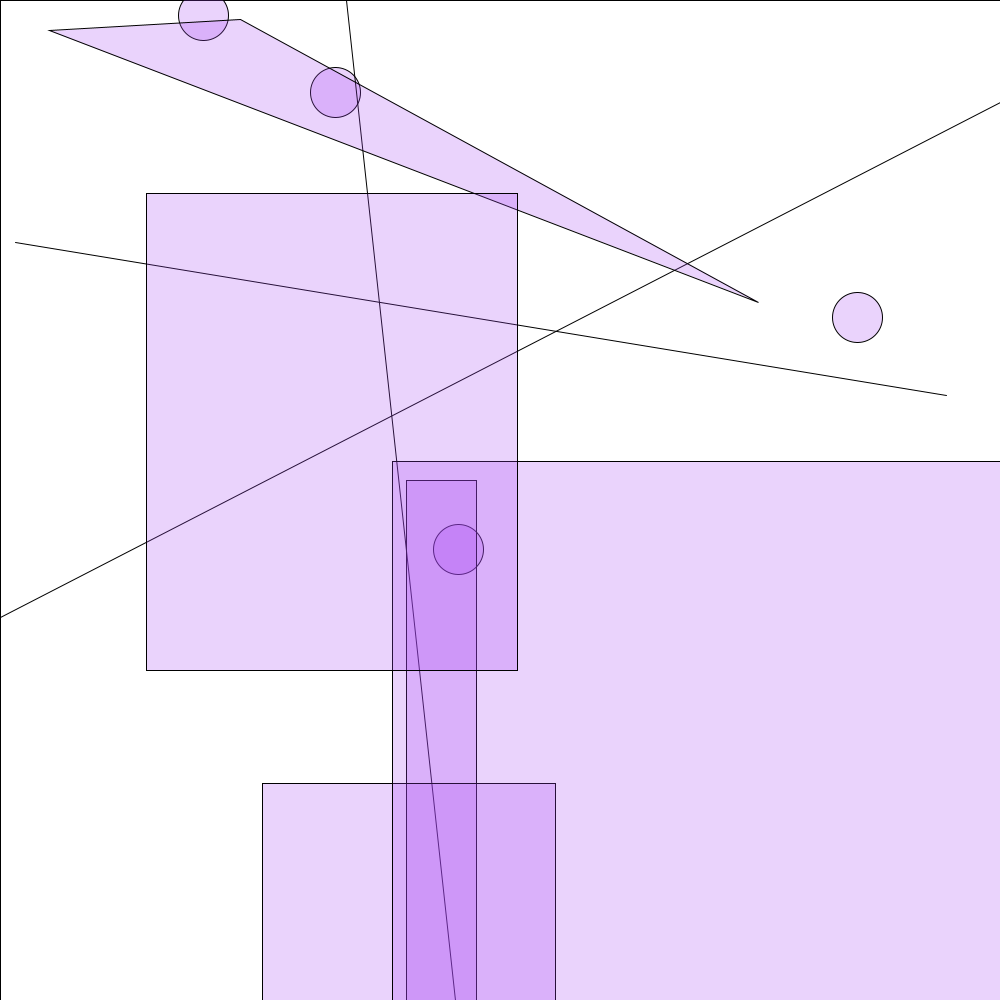
Frame 1 (no input)
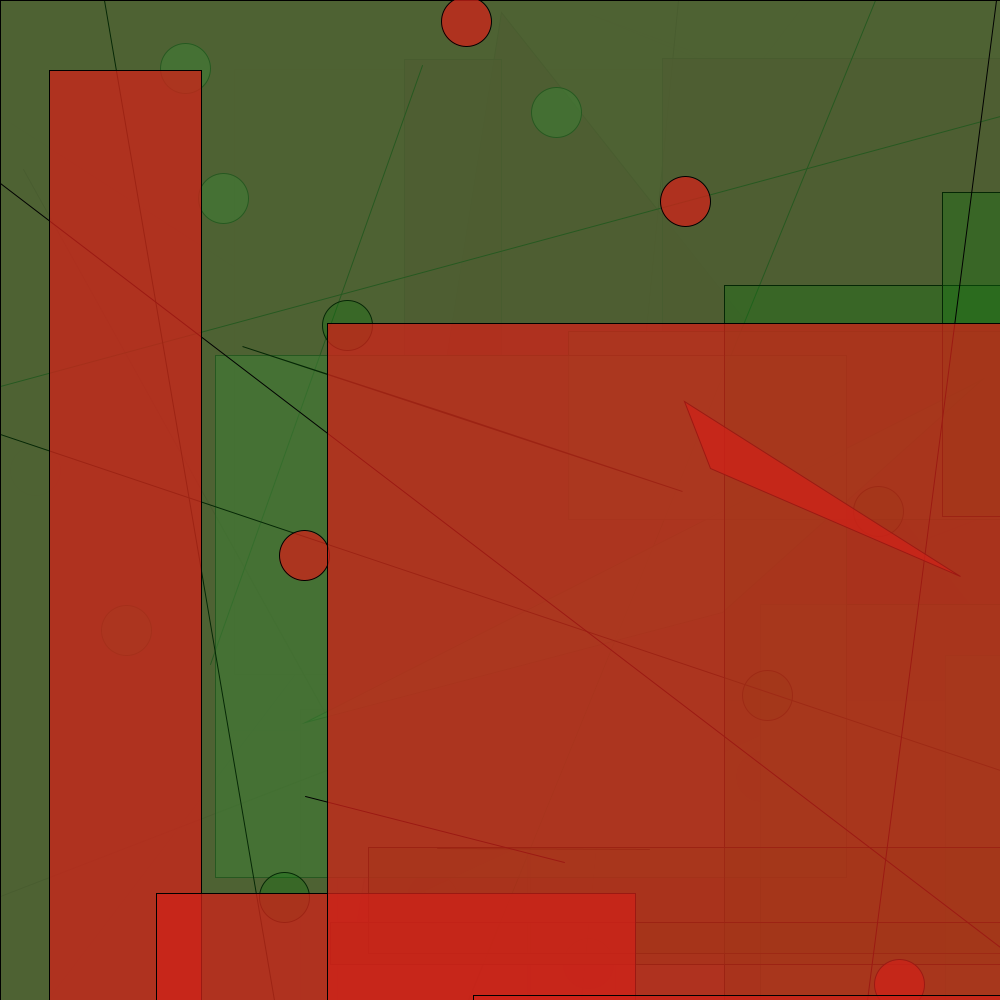
Frame 60 (the mouse pressed at the canvas centre just before this capture)
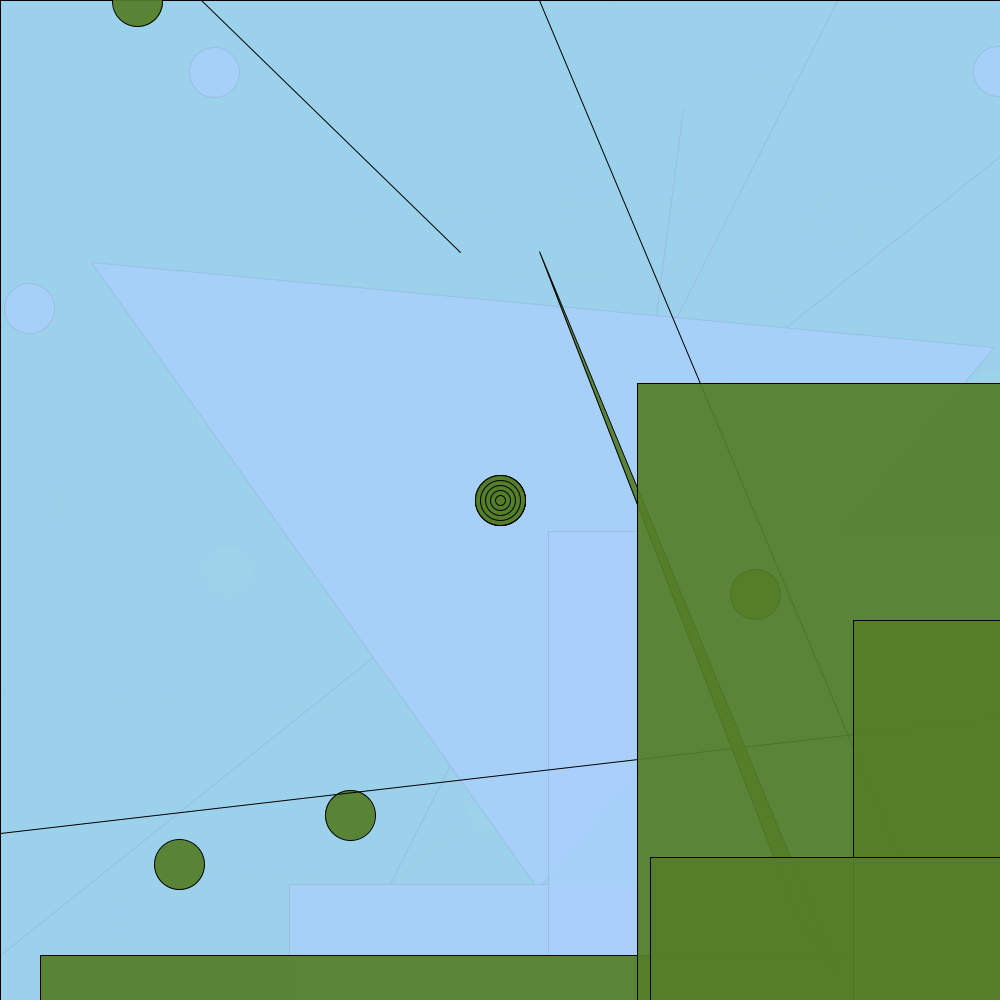
Frame 120 (the mouse held since frame 60 and released just before this capture)

The Processing sketch that drew these frames (run headless with seeded random() and noise(); from frame 60 on, the mouse is pressed at the canvas centre):

// Processing sketch: processing_157123
// ── processing_157123.pde

void setup(){
  size(1000,1000);
}

void draw(){
  rect(0,0,1000,1000);
  fill(random(255),random(255),random(255),random(255));
  if (mousePressed){
  ellipse((mouseX),(mouseY),50,50);
  ellipse((mouseX),(mouseY),40,40);
  ellipse((mouseX),(mouseY),30,30);
  ellipse((mouseX),(mouseY),20,20);
  ellipse((mouseX),(mouseY),10,10);}
  ellipse(random(1000),random(1000),50,50);
  ellipse(random(1000),random(1000),50,50);
  ellipse(random(1000),random(1000),50,50);
  ellipse(random(1000),random(1000),50,50);
  line(random(1000),0,random(1000),1000);
  line(0,random(1000),1000,random(1000));
  line(random(1000),random(1000),random(1000),random(1000));
  rect(random(1000),random(1000),random(1000),random(1000));
  triangle(random(1000),random(1000),random(1000),random(1000),random(1000),random(1000));
  rect(random(1000),random(1000),random(1000),random(1000));
  rect(random(1000),random(1000),random(1000),random(1000));
  rect(random(1000),random(1000),random(1000),random(1000));
  if (mousePressed){
  ellipse((mouseY),(mouseX),50,50);
  ellipse((mouseY),(mouseX),40,40);
  ellipse((mouseY),(mouseX),30,30);
  ellipse((mouseY),(mouseX),20,20);
  ellipse((mouseY),(mouseX),10,10);
  ellipse((mouseX),(mouseX),50,50);
  ellipse((mouseX),(mouseX),40,40);
  ellipse((mouseX),(mouseX),30,30);
  ellipse((mouseX),(mouseX),20,20);
  ellipse((mouseX),(mouseX),10,10);
  ellipse((mouseY),(mouseY),50,50);
  ellipse((mouseY),(mouseY),40,40);
  ellipse((mouseY),(mouseY),30,30);
  ellipse((mouseY),(mouseY),20,20);
  ellipse((mouseY),(mouseY),10,10);}
}
